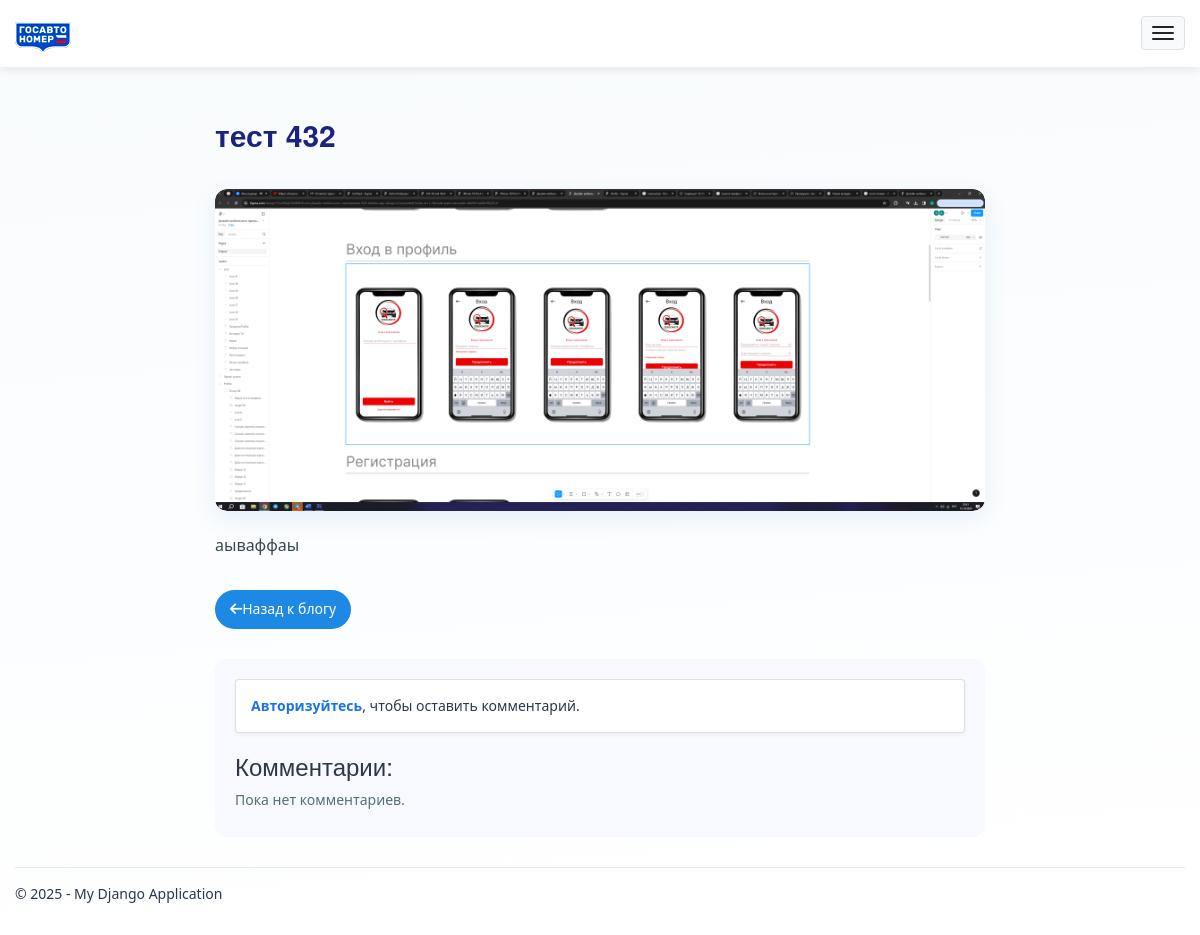
The app's page /blog/2/ with its own data.
### app/models.py (models this page shows, shortened)
class Blog(models.Model):
    title = models.CharField(max_length=200, verbose_name="Заголовок")
    summary = models.TextField(verbose_name="Краткое содержание")
    content = models.TextField(verbose_name="Полное содержание")
    posted = models.DateTimeField(default=datetime.now, db_index=True, verbose_name="Опубликована")
    author = models.ForeignKey(User, null=True, blank=True, on_delete=models.SET_NULL, verbose_name="Автор")
    image = models.ImageField(upload_to='blog_images/', null=True, blank=True, verbose_name="Изображение")
    class Meta:
        verbose_name = "Статья блога"
        verbose_name_plural = "Статьи блога"
        ordering = ["-posted"]

### app/views.py (the view)
# urls.py: path('blog/<int:parametr>/', views.blogpost, name='blogpost'),
def blogpost(request, parametr):
    post = Blog.objects.get(id=parametr)
    comments = Comment.objects.filter(post=post)
    if request.method == 'POST':
        form = CommentForm(request.POST)
        if form.is_valid():
            comment = form.save(commit=False)
            comment.user = request.user
            comment.post = post
            comment.save()
            return redirect('blogpost', parametr=post.id)
    else:
        form = CommentForm()
    return render(request, 'app/blogpost.html', {
        'post_1': post,
        'comments': comments,
        'form': form,
        'year': datetime.now().year
    })

### app/templates/app/blogpost.html
{% extends "app/layout.html" %}
{% block content %}
<div class="blogpost-container">
    <h2 class="blogpost-title">{{ post_1.title }}</h2>
    {% if post_1.image %}
        <div class="image-container">
            <img
                src="{{ post_1.image.url }}"
                alt="Картинка статьи"
                class="article-image">
        </div>
    {% endif %}
    <div class="blogpost-content">
        {{ post_1.content|linebreaks }}
    </div>
    <a href="{% url 'blog' %}" class="back-to-blog">
        <i class="fas fa-arrow-left mr-2"></i>Назад к блогу
    </a>
    <div class="comment-section">
        {% if user.is_authenticated %}
            <div class="comment-form">
                <h4>Оставить комментарий:</h4>
                <form method="post">
                    {% csrf_token %}
                    {{ form.text }}
                    <button type="submit" class="btn btn-primary mt-3">Отправить</button>
                </form>
            </div>
        {% else %}
            <div class="alert alert-info">
                <a href="{% url 'login' %}" class="alert-link">Авторизуйтесь</a>, чтобы оставить комментарий.
            </div>
        {% endif %}
        <div class="comments-list">
            <h3>Комментарии:</h3>
            {% for comment in comments %}
                <div class="comment-card">
                    <h5 class="comment-author">{{ comment.user.username }}</h5>
                    <p class="comment-text">{{ comment.text }}</p>
                    <small class="comment-date">{{ comment.date|date:"d.m.Y H:i" }}</small>
                </div>
            {% empty %}
                <p class="comment-text">Пока нет комментариев.</p>
            {% endfor %}
        </div>
    </div>
</div>
{% endblock %}

### app/static/app/content/site.css (style rules this page uses)
:root { --primary-color: #1a73e8; --text-color: #2d3748; --text-light: #4a5568; --font-base: 'Segoe UI', system-ui, -apple-system, sans-serif; --bg-dark: #121212; --card-dark: #2d2d2d; }
body { padding-top: 80px; padding-bottom: 20px; font-family: var(--font-base); line-height: 1.6; color: var(--text-color); transition: background 0.3s ease, color 0.3s ease; background: linear-gradient(175deg, #f8fbfd 0%, #ffffff 100%), repeating-linear-gradient( 45deg, rgba(30, 136, 229, 0.03) 0px, rgba(30, 136, 229, 0.03) 20px, transparent 20px, transparent 40px ); }
.article-image { border-radius: 12px; box-shadow: 0 8px 24px rgba(0,0,0,0.1); transition: transform 0.3s ease; }
a { color: var(--primary-color); text-decoration: none; transition: color 0.2s ease; }

### app/static/app/content/custom.css (style rules this page uses)
.blogpost-container { max-width: 800px; margin: 2rem auto; padding: 0 1.5rem; }
.blogpost-title { font-weight: 700; color: #1a237e; margin-bottom: 1.5rem; line-height: 2.3; }
.image-container { border-radius: 12px; overflow: hidden; margin: 2rem 0; box-shadow: 0 8px 24px rgba(25, 118, 210, 0.1); }
.article-image { width: 100%; height: auto; display: block; transition: transform 0.3s ease; }
.blogpost-content { color: #37474f; line-height: 1.8; margin-bottom: 3rem; word-wrap: break-word; font-size: 16px; }
.comment-section { margin: 3rem 0; padding: 2rem; background: #f8f9fe; border-radius: 12px; }
.comments-list { margin-top: 2rem; }
.comment-text { color: #546e7a; line-height: 1.6; margin-bottom: 0.5rem; }
.back-to-blog { display: inline-flex; align-items: center; padding: 0.8rem 1.5rem; background: #1e88e5; color: white !important; border-radius: 25px; text-decoration: none; transition: all 0.3s ease; }

### app/static/app/content/registration.css (style rules this page uses)
.alert { background-color: #ffffff; border: 1px solid rgba(0,0,0,.125); color: #2d3748; box-shadow: 0 2px 4px rgba(0,0,0,0.05); }

### app/static/app/content/diary_dark.css (style rules this page uses)
:root { --dark-bg: #1a1a1a; --dark-text: #e0e0e0; --dark-primary: #2d2d2d; --dark-secondary: #3d3d3d; --dark-accent: #4a9eff; --dark-border: #404040; }

### records on screen
Blog: title "тест 432", image (picture), content "аываффаы"
